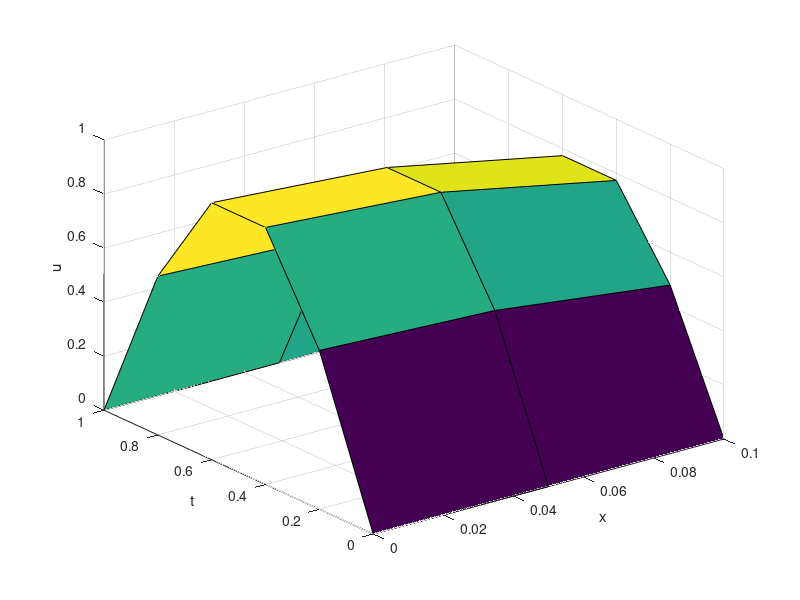

MATLAB code for this plot:
%% Wave Equation by Explicit Method
%% $$\begin{array}{l}u_{i,2} =\left(1-c^2 \lambda {\;}^2 \right)u_{i,1} +\frac{1}{2}c^2 \lambda {\;}^2 \cdot \left(u_{i+1,1} +u_{i-1,1} \right)+k\cdot g\left(x_i \right)\\u_{i,j+1} =2\cdot \left(1-c^2 \lambda {\;}^2 \right)u_{i,j} +c^2 \lambda {\;}^2 \cdot \left(u_{i+1,j} +u_{i-1,j} \right)-u_{i,j-1} \end{array}$$

clear all;

% params
c = 2;

f = @(x) sin(pi*x);
g = @(x) 0;

h = 0.2;
k = 0.05;

tn = 0.1;
xn = 1;

% function
x = 0:h:xn;
t = 0:k:tn;

L = (k * c/ h)^2;

u = zeros(length(x), length(t));
u(:, 1) = f(x);

a=c*k/h;

for i = 2:length(x)-1
    u(i, 2) = (1-L)*u(i, 1) + 0.5*L*(u(i+1, 1) + u(i-1, 1)) + k*g(x(i));
    j = 2;
end

for j = 2:length(t)-1
    for i = 2:length(x)-1
        u(i, j+1) = 2*(1-L)*u(i,j ) + L * (u(i+1, j) + u(i-1, j)) - u(i,j-1);
    end
end


for j = 1:length(t)
    for i = 1:length(x)
        fprintf('value at u(%d, %d) is %f\n', i-1, j-1, u(i, j));
    end
    fprintf('\n');
end
disp(u)
surf(t, x, u);
xlabel('x');
ylabel('t');
zlabel('u');